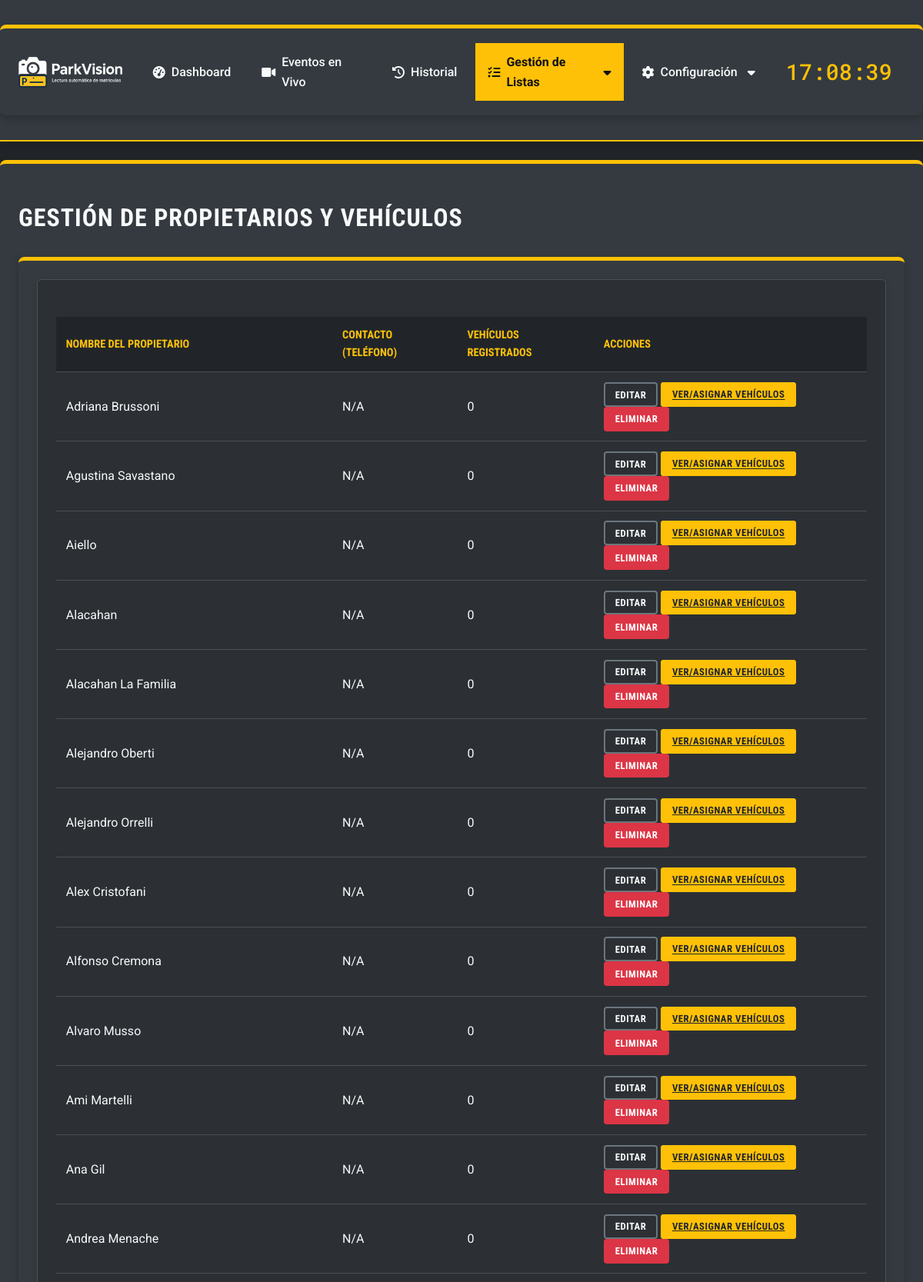
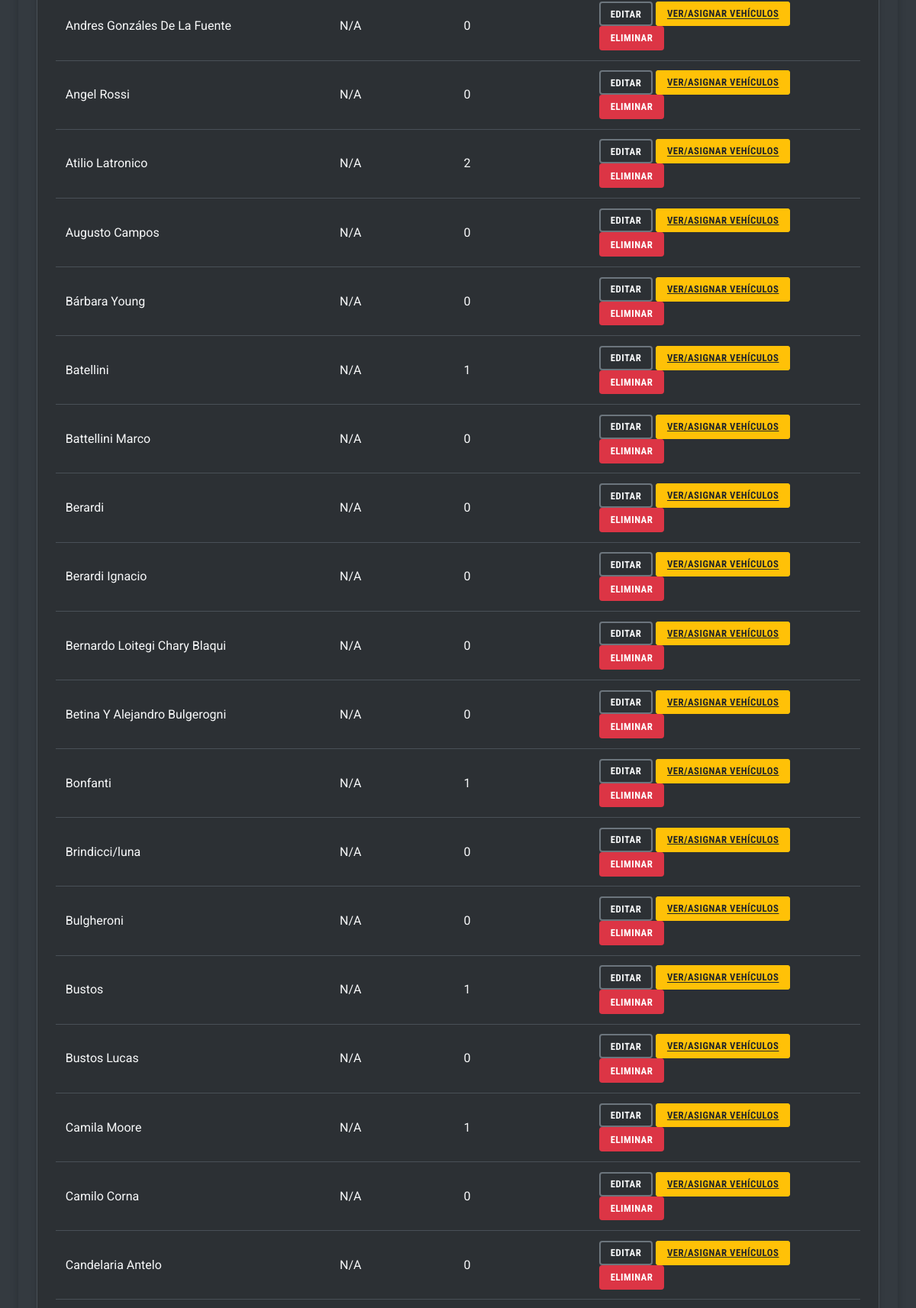
The page /index.php?page=manage_owners_vehicles (signed in, upper part) on the database its author committed (2 pictures, top to bottom).
### tables this page shows
CREATE TABLE IF NOT EXISTS `owners` (
  `id` int(11) NOT NULL AUTO_INCREMENT,
  `owner_uid` varchar(255) NOT NULL,
  `name` varchar(255) NOT NULL,
  `email` varchar(255) DEFAULT NULL,
  `phone` varchar(255) DEFAULT NULL,
  `address` text DEFAULT NULL,
  `photo_path` varchar(255) DEFAULT NULL,
  `created_at` datetime NOT NULL,
  PRIMARY KEY (`id`),
  UNIQUE KEY `owner_uid` (`owner_uid`)
);

### manage_owners_vehicles.php (the view, shortened to what this page needs)
<?php
require_once __DIR__ . '/config.php';
try {
    $pdo = new PDO('mysql:host=' . DB_HOST . ';dbname=' . DB_NAME . ';charset=utf8mb4', DB_USER, DB_PASS);
    $pdo->setAttribute(PDO::ATTR_ERRMODE, PDO::ERRMODE_EXCEPTION);
} catch (PDOException $e) {
    die("Error de conexión a la base de datos: " . $e->getMessage());
}
$search_term = $_GET['search'] ?? '';
$where_sql = "";
$params = [];
$sql = "
    SELECT o.id, o.name, o.phone, COUNT(v.id) AS vehicle_count
    FROM owners o
    LEFT JOIN vehicles v ON o.id = v.owner_id
    $where_sql
    GROUP BY o.id, o.name, o.phone
    ORDER BY o.name ASC
";
$stmt = $pdo->prepare($sql);
$stmt->execute($params);
$owners = $stmt->fetchAll(PDO::FETCH_ASSOC);
?>
<h1>Gestión de Propietarios y Vehículos</h1>
<main class="container">
    <section class="data-section">
        <table>
            <thead>
                <tr>
                    <th>Nombre del Propietario</th>
                    <th>Contacto (Teléfono)</th>
                    <th>Vehículos Registrados</th>
                    <th>Acciones</th>
                </tr>
            </thead>
            <tbody>
                <?php if (empty($owners)): ?>
                    <tr><td colspan="4" style="text-align: center;">No se encontraron propietarios. <?php if(!empty($search_term)) echo 'Pruebe a limpiar el filtro.' ?></td></tr>
                <?php else: ?>
                    <?php foreach ($owners as $owner): ?>
                        <tr data-owner-id="<?php echo $owner['id']; ?>" data-owner-name="<?php echo htmlspecialchars($owner['name']); ?>" data-owner-contact="<?php echo htmlspecialchars($owner['phone'] ?? ''); ?>">
                            <td><?php echo htmlspecialchars($owner['name']); ?></td>
                            <td><?php echo htmlspecialchars($owner['phone'] ?? 'N/A'); ?></td>
                            <td><span class="badge"><?php echo $owner['vehicle_count']; ?></span></td>
                            <td>
                                <button class="btn btn-secondary btn-sm edit-owner-btn">Editar</button>
                                <a href="index.php?page=manage_owners_vehicles&manage_vehicles_for=<?php echo $owner['id']; ?>" class="btn btn-primary btn-sm">Ver/Asignar Vehículos</a>
                                <button class="btn btn-danger btn-sm open-delete-modal-btn">Eliminar</button>
                            </td>
                        </tr>
                    <?php endforeach; ?>
                <?php endif; ?>
            </tbody>
        </table>
    </section>
</main>

### style.css (style rules this page uses)
:root { --background-color: #212529; --surface-color: #343A40; --card-background: #2C3034; --primary-text-color: #f8f9fa; --secondary-text-color: #adb5bd; --border-color: #495057; --input-background: #495057; --input-border: #6c757d; --primary-yellow: #FFC107; --primary-yellow-hover: #dda800; --decision-green: #28a745; --decision-red: #dc3545; --decision-green-bg: rgba(40, 167, 69, 0.15); --decision-red-bg: rgba(220, 53, 69, 0.15); --decision-green-glow: 0 0 8px rgba(40, 167, 69, 0.6); --decision-red-glow: 0 0 8px rgba(220, 53, 69, 0.6); --btn-secondary-bg: #6c757d; --btn-secondary-hover-bg: #5a6268; --btn-danger-bg: var(--decision-red); --btn-danger-hover-bg: #c82333; --message-success-bg: #198754; --message-error-bg: var(--decision-red); --message-text-color: #ffffff; --nav-bg: var(--surface-color); --nav-link-color: var(--secondary-text-color); --nav-link-hover-color: var(--primary-yellow); --nav-border: var(--border-color); }
body { font-family: 'Roboto', sans-serif; background-color: var(--background-color); color: var(--primary-text-color); margin: 0; padding: 0; line-height: 1.6; font-size: 16px; }
h1, h2, h3, h4, h5, h6 { font-family: 'Roboto Condensed', sans-serif; text-transform: uppercase; letter-spacing: 1px; color: var(--primary-text-color); }
.container { padding: 1.5rem; max-width: 100%; margin: 1.5rem auto; background-color: var(--surface-color); border-radius: 8px; box-shadow: 0 4px 12px rgba(0,0,0,0.2); border-top: 5px solid var(--primary-yellow); }
.form-section, .data-section { margin-bottom: 2rem; padding: 1.5rem; border: 1px solid var(--border-color); border-radius: 6px; background-color: var(--card-background); box-shadow: 0 2px 8px rgba(0,0,0,0.1); }
.btn { padding: 0.75rem 1.5rem; border: 2px solid transparent; border-radius: 4px; cursor: pointer; font-family: 'Roboto Condensed', sans-serif; font-size: 1rem; font-weight: bold; text-transform: uppercase; transition: all 0.2s ease, transform 0.2s ease; color: #fff; letter-spacing: 0.5px; }
.btn-primary { background-color: var(--primary-yellow); color: #212529; border-color: var(--primary-yellow); }
.btn-secondary { background-color: transparent; border-color: var(--btn-secondary-bg); color: var(--primary-text-color); }
.btn-danger { background-color: var(--btn-danger-bg); color: #fff; }
table { width: 100%; border-collapse: collapse; margin-top: 1.5rem; }
table th, table td { padding: 0.8rem; text-align: left; border-bottom: 1px solid var(--border-color); }
table th { background-color: #212529; font-family: 'Roboto Condensed', sans-serif; color: var(--primary-yellow); font-weight: bold; text-transform: uppercase; font-size: 0.9rem; }
.btn-sm { padding: 0.4rem 0.8rem; font-size: 0.8rem; }

### rows shown on the page
owners: name "Adriana Brussoni", phone "N/A", vehicle_count "0"
owners: name "Agustina Savastano", phone "N/A", vehicle_count "0"
owners: name "Aiello", phone "N/A", vehicle_count "0"
owners: name "Alacahan", phone "N/A", vehicle_count "0"
owners: name "Alacahan La Familia", phone "N/A", vehicle_count "0"
owners: name "Alejandro Oberti", phone "N/A", vehicle_count "0"
owners: name "Alejandro Orrelli", phone "N/A", vehicle_count "0"
owners: name "Alex Cristofani", phone "N/A", vehicle_count "0"
owners: name "Alfonso Cremona", phone "N/A", vehicle_count "0"
owners: name "Alvaro Musso", phone "N/A", vehicle_count "0"
owners: name "Ami Martelli", phone "N/A", vehicle_count "0"
owners: name "Ana Gil", phone "N/A", vehicle_count "0"
owners: name "Andrea Menache", phone "N/A", vehicle_count "0"
owners: name "Andres Gonzáles De La Fuente", phone "N/A", vehicle_count "0"
owners: name "Angel Rossi", phone "N/A", vehicle_count "0"
owners: name "Atilio Latronico", phone "N/A", vehicle_count "2"
owners: name "Augusto Campos", phone "N/A", vehicle_count "0"
owners: name "Bárbara Young", phone "N/A", vehicle_count "0"
owners: name "Batellini", phone "N/A", vehicle_count "1"
owners: name "Battellini Marco", phone "N/A", vehicle_count "0"
owners: name "Berardi", phone "N/A", vehicle_count "0"
owners: name "Berardi Ignacio", phone "N/A", vehicle_count "0"
owners: name "Bernardo Loitegi Chary Blaqui", phone "N/A", vehicle_count "0"
owners: name "Betina Y Alejandro Bulgerogni", phone "N/A", vehicle_count "0"
owners: name "Bonfanti", phone "N/A", vehicle_count "1"
owners: name "Brindicci/luna", phone "N/A", vehicle_count "0"
owners: name "Bulgheroni", phone "N/A", vehicle_count "0"
owners: name "Bustos", phone "N/A", vehicle_count "1"
owners: name "Bustos Lucas", phone "N/A", vehicle_count "0"
owners: name "Camila Moore", phone "N/A", vehicle_count "1"
owners: name "Camilo Corna", phone "N/A", vehicle_count "0"
owners: name "Candelaria Antelo", phone "N/A", vehicle_count "0"
